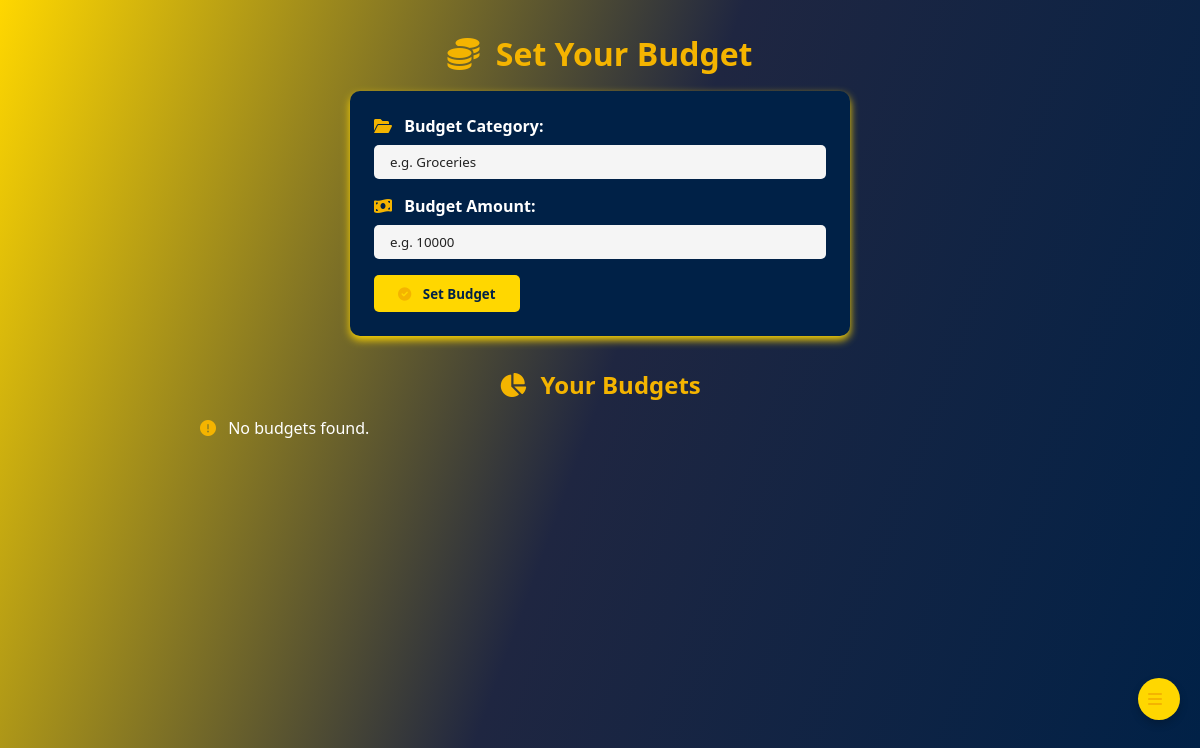
Before: /budget (signed in) with the older database file.
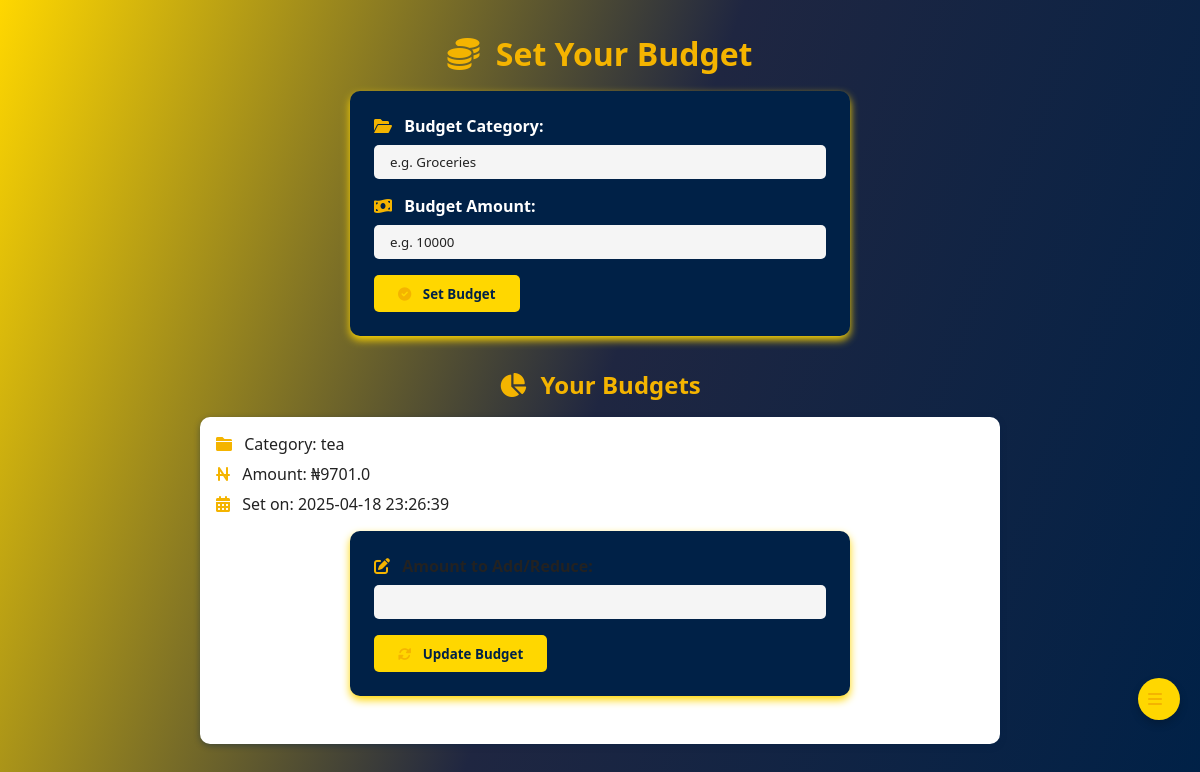
After: the same page with the newer database file.
### tables this page shows
CREATE TABLE budgets (
        id INTEGER PRIMARY KEY AUTOINCREMENT,
        user_id INTEGER,
        category TEXT,
        amount REAL,
        created_at TIMESTAMP DEFAULT CURRENT_TIMESTAMP,
        FOREIGN KEY (user_id) REFERENCES users (id)
    );

### app.py (the view, shortened to what this page needs)
@app.route('/budget', methods=['GET', 'POST'])
def budget():
    print("Budget route accessed")  # Debugging line
    if 'user_id' not in session:
        flash("You need to log in first!", "error")
        return redirect('/login')
    user_id = session['user_id']
    conn = connect_db()
    cursor = conn.cursor()
    cursor.execute("SELECT * FROM budgets WHERE user_id = ?", (user_id,))
    budgets = cursor.fetchall()
    cursor.close()
    conn.close()
    return render_template('budget.html', budgets=budgets)

### app.py (called while the page is built)
def connect_db():
    return sqlite3.connect('mydatabase.db')

### template/budget.html (shortened to what this page needs)
<!DOCTYPE html>
<html lang="en">
<head>
    <link rel="stylesheet" href="{{ url_for('static', filename='css/budget.css') }}">
    <link rel="stylesheet" href="https://cdnjs.cloudflare.com/ajax/libs/font-awesome/6.0.0-beta3/css/all.min.css">
      <div class="sidebar-toggle" onclick="toggleSidebar()">
        <i class="fas fa-bars"></i>
    </div>
    <h1><i class="fas fa-coins"></i> Set Your Budget</h1>
<form action="{{ url_for('budget') }}" method="POST" id="budget-form">
    <label for="category"><i class="fas fa-folder-open"></i> Budget Category:</label>
    <input type="text" id="category" name="category" placeholder="e.g. Groceries" required>
    <label for="amount"><i class="fas fa-money-bill-wave"></i> Budget Amount:</label>
    <input type="number" id="amount" name="amount" placeholder="e.g. 10000" required>
    <button type="submit"><i class="fas fa-check-circle"></i> Set Budget</button>
</form>
<h2><i class="fas fa-chart-pie"></i> Your Budgets</h2>
<div class="budget-list">
    {% for budget in budgets %}
        <div class="budget-item">
            <p><i class="fas fa-folder"></i> Category: {{ budget[2] }}</p>
            <p><i class="fas fa-naira-sign"></i> Amount: ₦{{ budget[3] }}</p>
            <p><i class="fas fa-calendar-alt"></i> Set on: {{ budget[4] }}</p>
            <form action="{{ url_for('update_budget', budget_id=budget[0]) }}" method="POST" class="budget-update-form">
                <label for="update-amount-{{ budget[0] }}"><i class="fas fa-edit"></i> Amount to Add/Reduce:</label>
                <input type="number" id="update-amount-{{ budget[0] }}" name="update_amount" required>
                <button type="submit"><i class="fas fa-sync-alt"></i> Update Budget</button>
            </form>
        </div>
    {% else %}
        <p><i class="fas fa-exclamation-circle"></i> No budgets found.</p>
    {% endfor %}
</div>
</body>
</html>

### static/css/budget.css (style rules this page uses)
:root { --color-navy: #002147; --color-gold: #FFD700; --color-light-grey: #F5F5F5; --color-deep-blue: #1f2641; --color-white: #fff; --color-medium-grey: #222; --highlight-gold: #f4b400; --shadow-color: rgba(0, 33, 71, 0.4); --background-gradient: linear-gradient(290deg, var(--color-navy), var(--color-deep-blue), var(--color-gold)); --color-accent: linear-gradient(to right, var(--color-navy), var(--color-gold)); }
* { margin: 0; padding: 0; box-sizing: border-box; font-family: system-ui, -apple-system, BlinkMacSystemFont, 'Segoe UI', Roboto, Oxygen, Ubuntu, Cantarell, 'Open Sans', 'Helvetica Neue', sans-serif; }
* { margin: grid; padding: 0; box-sizing: border-box; font-family: system-ui, -apple-system, 'Segoe UI', Roboto, 'Open Sans', sans-serif; }
.sidebar-toggle, .chat-toggle { position: fixed; bottom: 20px; right: 20px; background-color: var(--color-gold); border: none; border-radius: 50%; padding: 10px; cursor: pointer; z-index: 1000; box-shadow: 0 4px 8px rgba(0, 0, 0, 0.2); }
.sidebar-toggle { bottom: 80px; }
h1, h2 { text-align: center; margin-bottom: 1rem; color: var(--highlight-gold); }
form { background: var(--color-navy); padding: 1.5rem; border-radius: 10px; box-shadow: 0 4px 8px var(--color-gold); max-width: 500px; margin: 0 auto 2rem auto; }
label { display: block; margin-bottom: 0.5rem; font-weight: bold; }
input[type="text"], input[type="number"] { width: 100%; padding: 0.5rem 1rem; border: none; border-radius: 5px; margin-bottom: 1rem; background: var(--color-light-grey); color: var(--color-medium-grey); }
button { background: var(--color-gold); border: none; padding: 0.6rem 1.5rem; font-weight: bold; color: var(--color-navy); border-radius: 5px; cursor: pointer; transition: background 0.3s ease; }
.budget-list { max-width: 800px; margin: auto; }
.budget-item { background: var(--color-white); color: var(--color-medium-grey); padding: 1rem; border-radius: 10px; box-shadow: 0 2px 6px var(--shadow-color); margin-bottom: 1.5rem; }
.budget-item p { margin-bottom: 0.5rem; }
.budget-update-form { margin-top: 1rem; }
input::placeholder { color: var(--color-medium-grey); }
i { margin-right: 0.5rem; color: var(--highlight-gold); }

Changed rows visible on the page:
added budgets: category "tea", amount "9701.0", created_at "2025-04-18 23:26:39"
Other visible differences:
text no longer shown: "No budgets found."
